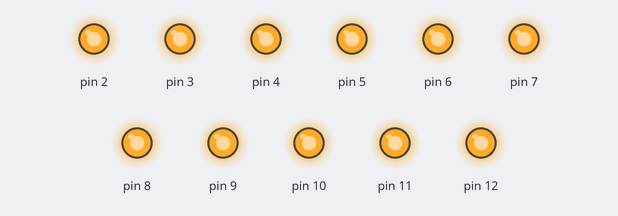
This sketch was run on a simulated Arduino Uno, built with avr-gcc and run on an emulated ATmega328P. On the bench: output pins drawn as LEDs (lit = HIGH).

Above: at 0.5 s.
At 3.5 s:
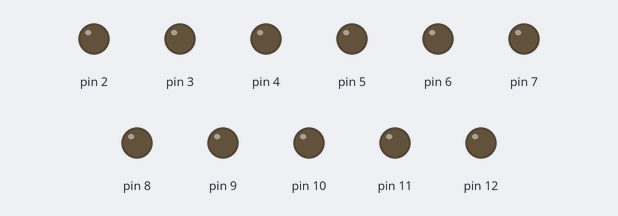
Timing chart, 0 to 4.6 s (numbered marks = the images above):
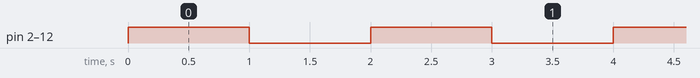

The sketch:

LCDPinTest.ino
```cpp
void setup() {
  for (int i = 2; i < 13; i++) {
    pinMode(i, OUTPUT);
  }
}

void loop() {
  for (int i = 2; i < 13; i++) {
    digitalWrite(i, HIGH);
  }

  delay(1000);

  for (int i = 2; i < 13; i++) {
    digitalWrite(i, LOW);
  }

  delay(1000);
}
```

Measured:
- by itself, pin 2–12: alternates HIGH for 1.0 s and LOW for 1.0 s
